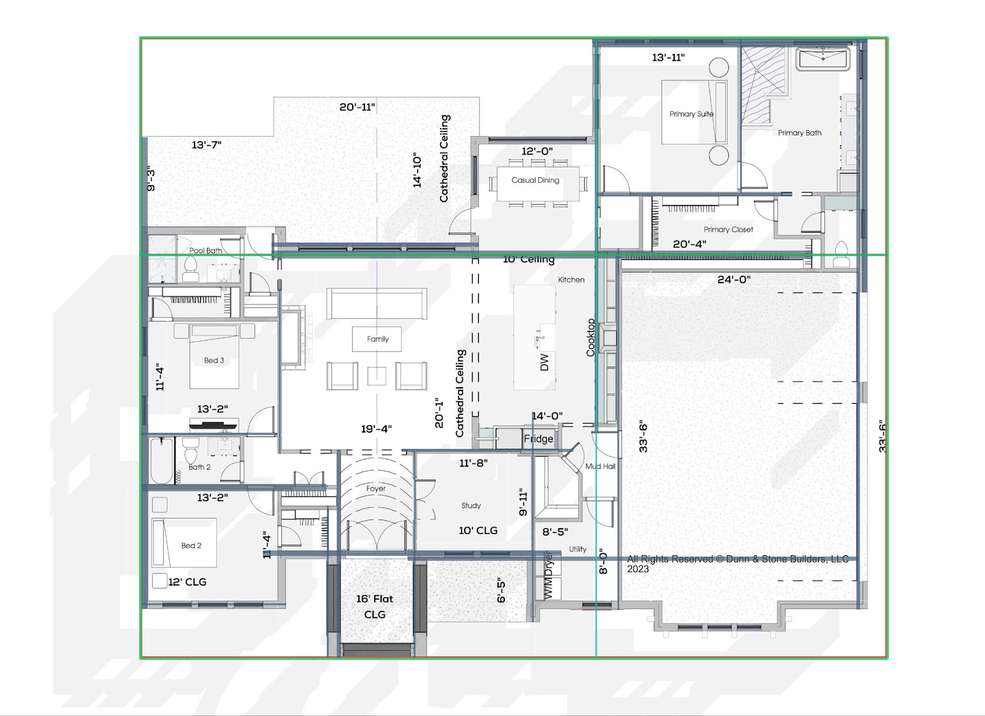
#> input picture data/plan_overlay_example1.png, 985 x 716 px, shrunk from 1600 x 1163 before the run
$ python -i plan_parser_cv.py   (imports and definitions only)
#> lines starting #> are read from the running program, lines starting #| are printed output that depends on the picture; after the words box and inside, x2 and y2 are one past the last pixel; in counts of white or black regions, pixels touching at a corner belong together
#> further down, picture is the input picture: PIL image 985x716 RGB; mean R, G, B 236.1, 238.1, 237.7
"""
OpenCV-backed floor-plan parsing primitives.
"""

from __future__ import annotations

from typing import Any

import numpy as np
from PIL import Image

try:
    import cv2
except Exception:  # pragma: no cover - optional dependency path
    cv2 = None


def cv_available() -> bool:
    return cv2 is not None


def _group_positions(values: list[dict[str, float]], tolerance_px: float = 6.0) -> list[dict[str, float]]:
    if not values:
        return []
    ordered = sorted(values, key=lambda item: item["position_px"])
    grouped = [ordered[0].copy()]
    for item in ordered[1:]:
        current = grouped[-1]
        if abs(float(item["position_px"]) - float(current["position_px"])) <= tolerance_px:
            count = float(current.get("_count", 1.0))
            current["position_px"] = round((float(current["position_px"]) * count + float(item["position_px"])) / (count + 1.0), 1)
            current["thickness_px"] = round(max(float(current["thickness_px"]), float(item["thickness_px"])), 1)
            current["start_px"] = min(float(current["start_px"]), float(item["start_px"]))
            current["end_px"] = max(float(current["end_px"]), float(item["end_px"]))
            current["_count"] = count + 1.0
        else:
            grouped.append(item.copy())
    for item in grouped:
        item.pop("_count", None)
    return grouped


def _segments_to_lines(segments: np.ndarray | None, *, min_length_px: float) -> tuple[list[dict[str, Any]], list[dict[str, Any]]]:
    vertical: list[dict[str, Any]] = []
    horizontal: list[dict[str, Any]] = []
    if segments is None:
        return vertical, horizontal

    for segment in segments:
        x1, y1, x2, y2 = [int(value) for value in segment[0]]
        dx = abs(x2 - x1)
        dy = abs(y2 - y1)
        length = float((dx**2 + dy**2) ** 0.5)
        if length < min_length_px:
            continue
        if dx <= max(5, int(0.12 * max(dy, 1))):
            vertical.append(
                {
                    "orientation": "vertical",
                    "position_px": round((x1 + x2) / 2.0, 1),
                    "thickness_px": float(max(3, dx + 1)),
                    "start_px": float(min(y1, y2)),
                    "end_px": float(max(y1, y2)),
                }
            )
        elif dy <= max(5, int(0.12 * max(dx, 1))):
            horizontal.append(
                {
                    "orientation": "horizontal",
                    "position_px": round((y1 + y2) / 2.0, 1),
                    "thickness_px": float(max(3, dy + 1)),
                    "start_px": float(min(x1, x2)),
                    "end_px": float(max(x1, x2)),
                }
            )

    return _group_positions(vertical), _group_positions(horizontal)


def _outline_from_contours(binary_inv: np.ndarray, image_width: int, image_height: int) -> tuple[dict[str, int], list[tuple[int, int]], int]:
    coords = cv2.findNonZero(binary_inv) if cv2 is not None else None
    if coords is None:
        bbox = {"x_min": 0, "y_min": 0, "x_max": image_width, "y_max": image_height}
        outline = [(0, 0), (image_width, 0), (image_width, image_height), (0, image_height)]
        return bbox, outline, 0

    x, y, w, h = cv2.boundingRect(coords)
    contours, hierarchy = cv2.findContours(binary_inv.copy(), cv2.RETR_CCOMP, cv2.CHAIN_APPROX_SIMPLE)
    contour_count = len(contours)
    if contours:
        largest = max(contours, key=cv2.contourArea)
        epsilon = 0.01 * cv2.arcLength(largest, True)
        approx = cv2.approxPolyDP(largest, epsilon, True)
        outline = [(int(pt[0][0]), int(pt[0][1])) for pt in approx]
        if len(outline) < 4:
            outline = [(x, y), (x + w, y), (x + w, y + h), (x, y + h)]
    else:
        outline = [(x, y), (x + w, y), (x + w, y + h), (x, y + h)]

    bbox = {"x_min": int(x), "y_min": int(y), "x_max": int(x + w), "y_max": int(y + h)}
    return bbox, outline, contour_count


def _infer_openings(binary_inv: np.ndarray, bbox: dict[str, int]) -> list[dict[str, Any]]:
    openings: list[dict[str, Any]] = []
    x_min = int(bbox["x_min"])
    x_max = int(bbox["x_max"])
    y_min = int(bbox["y_min"])
    y_max = int(bbox["y_max"])
    cropped = binary_inv[y_min:y_max, x_min:x_max]
    if cropped.size == 0:
        return openings

    h, w = cropped.shape
    boundaries = {
        "north": cropped[0 : min(5, h), :].mean(axis=0),
        "south": cropped[max(0, h - 5) : h, :].mean(axis=0),
        "west": cropped[:, 0 : min(5, w)].mean(axis=1),
        "east": cropped[:, max(0, w - 5) : w].mean(axis=1),
    }
    for side, arr in boundaries.items():
        zero_idx = np.where(arr < 20)[0]
        if len(zero_idx) == 0:
            continue
        start = int(zero_idx[0])
        prev = int(zero_idx[0])
        for idx in zero_idx[1:]:
            idx = int(idx)
            if idx - prev > 8:
                if prev - start >= 16:
                    openings.append(
                        {
                            "side": side,
                            "start_px": float(start + (x_min if side in {"north", "south"} else y_min)),
                            "end_px": float(prev + (x_min if side in {"north", "south"} else y_min)),
                            "width_px": float(prev - start),
                        }
                    )
                start = idx
            prev = idx
        if prev - start >= 16:
            openings.append(
                {
                    "side": side,
                    "start_px": float(start + (x_min if side in {"north", "south"} else y_min)),
                    "end_px": float(prev + (x_min if side in {"north", "south"} else y_min)),
                    "width_px": float(prev - start),
                }
            )
    return openings


def extract_cv_geometry(image: Image.Image) -> dict[str, Any] | None:
    if cv2 is None:
        return None

    gray = np.asarray(image.convert("L"))
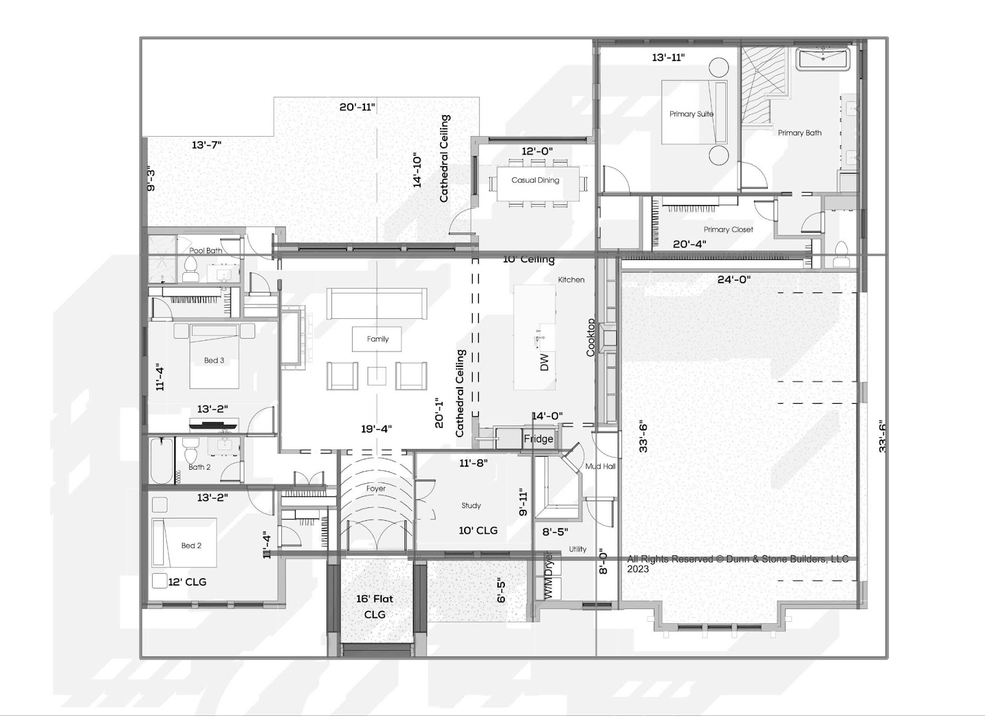
#> gray: shape (716, 985); min 0, max 255, mean 237.4
    blur = cv2.GaussianBlur(gray, (3, 3), 0)
    _, binary_inv = cv2.threshold(blur, 0, 255, cv2.THRESH_BINARY_INV + cv2.THRESH_OTSU)
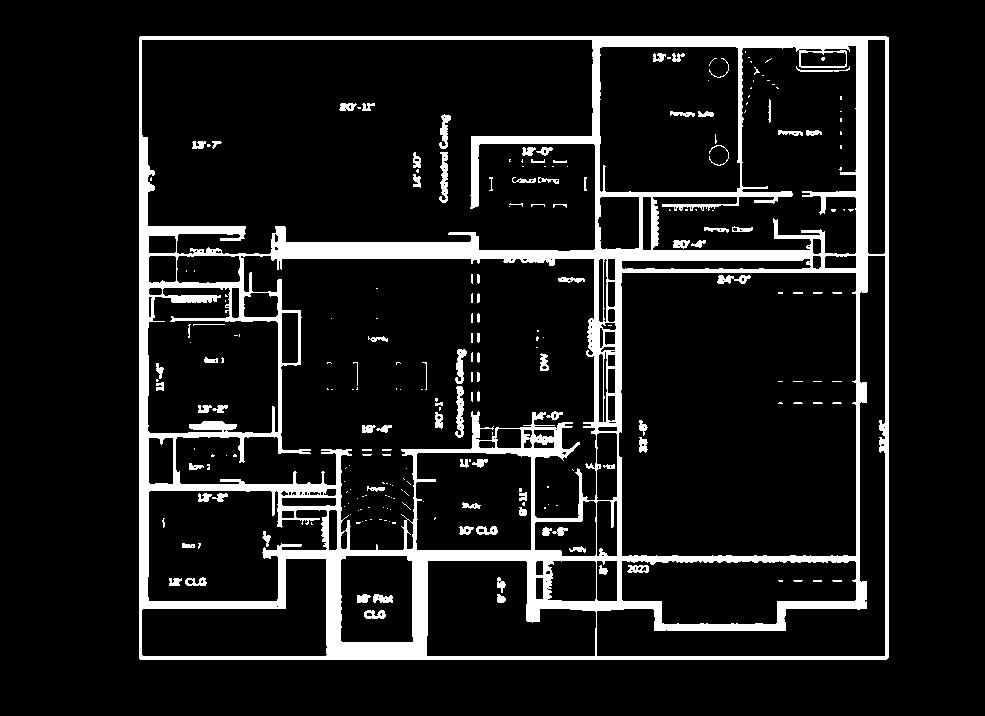
#> binary_inv: shape (716, 985); 10.6% white; 245 white regions (154 under 20 px), largest, box (x1, y1, x2, y2) and area: (139, 36, 889, 660) 66683, (455, 386, 464, 438) 302, (439, 152, 448, 203) 296
    kernel = np.ones((3, 3), dtype=np.uint8)
    cleaned = cv2.morphologyEx(binary_inv, cv2.MORPH_CLOSE, kernel, iterations=1)
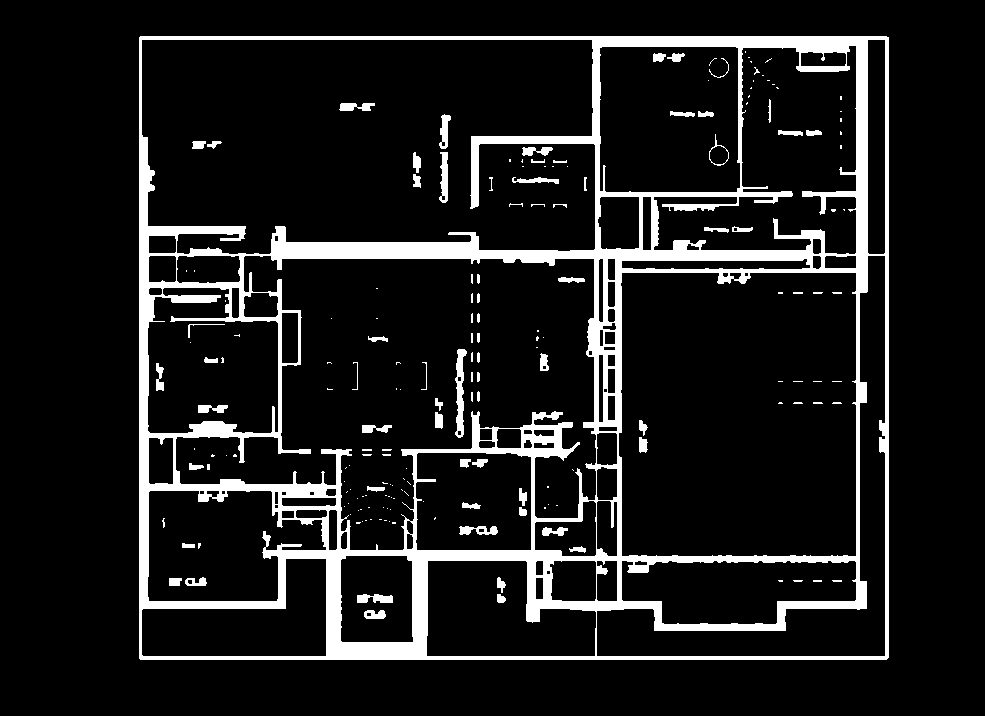
#> cleaned: shape (716, 985); 10.9% white; 191 white regions (121 under 20 px)

    bbox, outline, contour_count = _outline_from_contours(cleaned, image.width, image.height)
#> in _outline_from_contours, `coords = cv2.findNonZero(binary_inv) if cv2 is not None else None`: coords = contour of 76829 points, box (x1, y1, x2, y2) (139, 36, 889, 660), area 310
#> in _outline_from_contours, `x, y, w, h = cv2.boundingRect(coords)`: x = 139; y = 36; w = 750; h = 624
#> in _outline_from_contours, `contours, hierarchy = cv2.findContours(binary_inv.copy(), cv2.RETR_CCO..`: contours = 282 contours, 158 with area under 20; largest, box (x1, y1, x2, y2) and area: (139, 36, 889, 660) 466622, (141, 39, 596, 255) 90385, (175, 255, 597, 551) 73954, (618, 272, 857, 557) 66462, (653, 45, 857, 255) 25113
#> in _outline_from_contours, `contour_count = len(contours)`: contour_count = 282
#> in _outline_from_contours, `largest = max(contours, key=cv2.contourArea)`: largest = contour of 9 points, box (x1, y1, x2, y2) (139, 36, 889, 660), area 466622
#> in _outline_from_contours, `epsilon = 0.01 * cv2.arcLength(largest, True)`: epsilon = 27.41
#> in _outline_from_contours, `approx = cv2.approxPolyDP(largest, epsilon, True)`: approx = [[139, 37], [140, 659], [888, 657], [888, 37]]
#> in _outline_from_contours, `outline = [(int(pt[0][0]), int(pt[0][1])) for pt in approx]`: outline = [(139, 37), (140, 659), (888, 657), (888, 37)]
#> in _outline_from_contours, `bbox = {"x_min": int(x), "y_min": int(y), "x_max": int(x + w), "y_max"..`: bbox = {'x_min': 139, 'y_min': 36, 'x_max': 889, 'y_max': 660}
#> outline = [(139, 37), (140, 659), (888, 657), (888, 37)]; contour_count = 282
    width = max(1, int(bbox["x_max"] - bbox["x_min"]))
#> width = 750
    height = max(1, int(bbox["y_max"] - bbox["y_min"]))
#> height = 624
    min_length = max(24.0, min(width, height) * 0.22)
#> min_length = 137.3
    lines = cv2.HoughLinesP(
        cleaned,
        1,
        np.pi / 180,
        threshold=max(28, int(min(width, height) * 0.15)),
        minLineLength=int(min_length),
        maxLineGap=12,
    )
#> lines = 130 rows, first 6: [139, 656, 888, 656], [139, 37, 888, 37], [139, 254, 888, 254], [140, 659, 886, 659], [139, 39, 888, 39], [139, 657, 888, 657]
    vertical_lines, horizontal_lines = _segments_to_lines(lines, min_length_px=min_length)
#> the loop in _segments_to_lines, `for segment in segments:` made 130 passes
#> (x1, y1, x2, y2, dx, dy, length) on passes 1 to 12: (139, 656, 888, 656, 749, 0, 749), (139, 37, 888, 37, 749, 0, 749), (139, 254, 888, 254, 749, 0, 749), (140, 659, 886, 659, 746, 0, 746), (139, 39, 888, 39, 749, 0, 749), (139, 657, 888, 657, 749, 0, 749), (139, 255, 888, 255, 749, 0, 749), (260, 256, 867, 256, 607, 0, 607), (139, 658, 887, 658, 748, 0, 748), (263, 550, 859, 561, 596, 11, 596.1), (271, 251, 824, 251, 553, 0, 553), (139, 38, 888, 38, 749, 0, 749)
#> (x1, y1, x2, y2) on pass 98: (600, 192, 855, 192)
#> the loop in _group_positions, `for item in ordered[1:]:` made 60 passes
#> the loop in _group_positions, `for item in grouped:` made 13 passes
#> the loop in _group_positions (call 2), `for item in ordered[1:]:` made 61 passes
#> the loop in _group_positions (call 2), `for item in grouped:` made 12 passes
    openings = _infer_openings(cleaned, bbox)
#> in _infer_openings, `cropped = binary_inv[y_min:y_max, x_min:x_max]`:
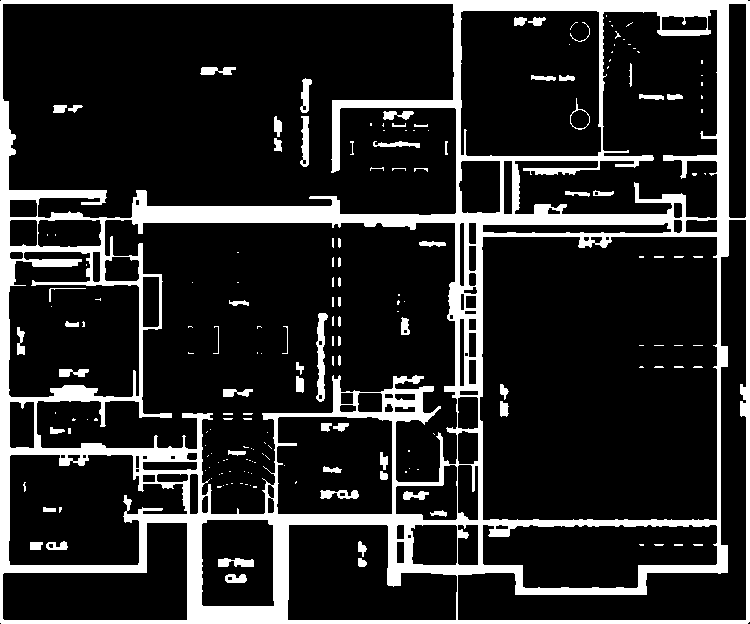
#> cropped: shape (624, 750); 16.4% white; 191 white regions (121 under 20 px), largest, box (x1, y1, x2, y2) and area: (0, 0, 750, 624) 69462, (316, 313, 328, 402) 580, (300, 116, 309, 167) 324
#> the loop in _infer_openings, `for side, arr in boundaries.items():` made 4 passes

    cropped = cleaned[bbox["y_min"] : bbox["y_max"], bbox["x_min"] : bbox["x_max"]]
    dark_pixel_ratio = float(cropped.mean() / 255.0) if cropped.size else 0.0
    return {
        "bbox_px": bbox,
        "outline_px": outline,
        "major_vertical_lines": vertical_lines,
        "major_horizontal_lines": horizontal_lines,
        "openings": openings,
        "dark_pixel_ratio": round(dark_pixel_ratio, 4),
        "parser": "opencv",
        "parser_metadata": {
            "cv_available": True,
            "contour_count": contour_count,
            "line_segment_count": 0 if lines is None else int(len(lines)),
            "binary_thresholding": "otsu+close",
        },
    }

>>> from PIL import Image
>>> picture = Image.open('data/plan_overlay_example1.png')
>>> result = extract_cv_geometry(picture)
